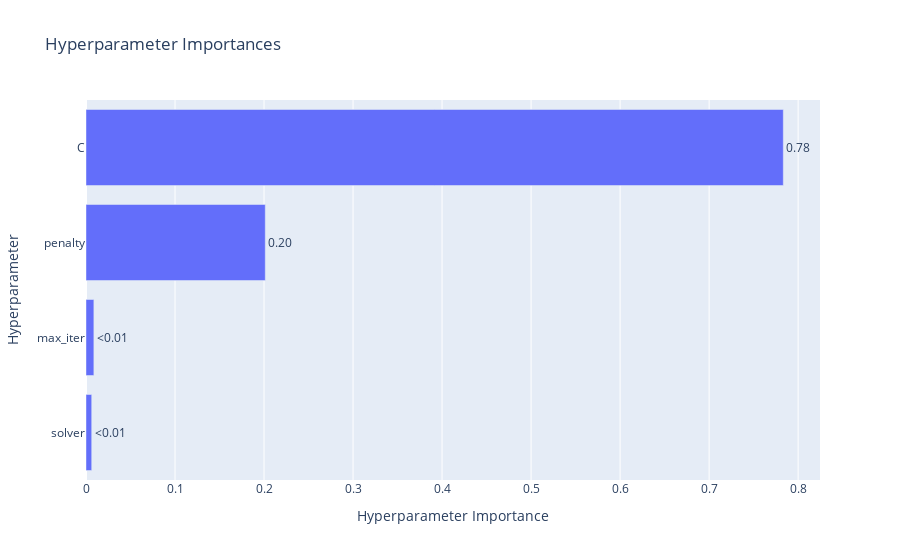

This figure's notebook cell:
### Code cell
optuna.visualization.plot_param_importances(study)

### Figure 1 — Plotly figure (JSON) as saved in the notebook; plotly's stock layout.template omitted (floating-point values rounded to 4 significant figures)
{"data": [{"cliponaxis": false, "hovertemplate": ["solver (CategoricalDistribution): 0.006415270821899578<extra></extra>", "max_iter (IntDistribution): 0.008839106697088078<extra></extra>", "penalty (CategoricalDistribution): 0.20140468148185312<extra></extra>", "C (FloatDistribution): 0.7833409409991592<extra></extra>"], "name": "Objective Value", "orientation": "h", "text": ["<0.01", "<0.01", "0.20", "0.78"], "textposition": "outside", "type": "bar", "x": [0.006415, 0.008839, 0.2014, 0.7833], "y": ["solver", "max_iter", "penalty", "C"]}], "layout": {"title": {"text": "Hyperparameter Importances"}, "xaxis": {"title": {"text": "Hyperparameter Importance"}}, "yaxis": {"title": {"text": "Hyperparameter"}}}}
